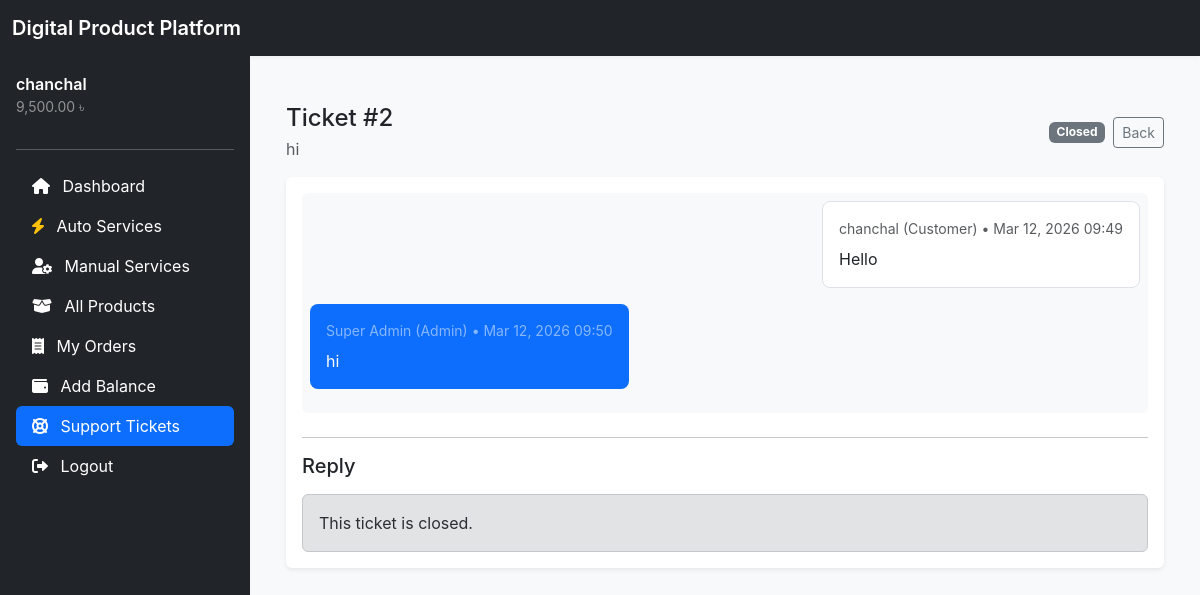
The app's page /support/ticket?id=2 (signed in) with its own data.
### tables this page shows
CREATE TABLE users (
                id INTEGER PRIMARY KEY AUTOINCREMENT,
                name TEXT NOT NULL,
                email TEXT NOT NULL UNIQUE,
                password TEXT NOT NULL,
                role_id INTEGER,
                wallet_balance REAL DEFAULT 0,
                status TEXT DEFAULT 'active', -- active, suspended, pending
                created_at DATETIME DEFAULT CURRENT_TIMESTAMP,
                FOREIGN KEY (role_id) REFERENCES roles(id)
            );

CREATE TABLE ticket_messages (
                id INTEGER PRIMARY KEY AUTOINCREMENT,
                ticket_id INTEGER,
                user_id INTEGER,
                message TEXT NOT NULL,
                attachment TEXT,
                created_at DATETIME DEFAULT CURRENT_TIMESTAMP,
                FOREIGN KEY (ticket_id) REFERENCES tickets(id) ON DELETE CASCADE,
                FOREIGN KEY (user_id) REFERENCES users(id)
            );

CREATE TABLE roles (
                id INTEGER PRIMARY KEY AUTOINCREMENT,
                name TEXT NOT NULL UNIQUE,
                description TEXT
            );

### core/Database.php (called while the page is built, shortened)
<?php
class Database {
    private static $instance = null;
    private function __construct() {
        try {
            $this->pdo = new PDO("sqlite:" . DB_PATH);
        } catch (PDOException $e) {
            die("Database Connection Error: " . $e->getMessage());
        }
    }
    public static function getInstance() {
        if (self::$instance === null) {
            self::$instance = new Database();
        }
        return self::$instance->pdo;
    }
}

### core/Wallet.php (called while the page is built, shortened)
<?php
class Wallet {
    private $db;
    public function __construct() {
        $this->db = Database::getInstance();
    }
    public function getBalance($user_id) {
        $stmt = $this->db->prepare("SELECT wallet_balance FROM users WHERE id = ?");
        $stmt->execute([$user_id]);
        return (float)$stmt->fetchColumn();
    }
}

### core/Helpers.php (called while the page is built, shortened)
<?php
class Helpers {
    public static function formatCurrency($amount) {
        return number_format($amount, 2) . ' ৳';
    }
}

### core/Support.php (called while the page is built, shortened)
<?php
class Support {
    private $db;
    public function __construct() {
        $this->db = Database::getInstance();
    }
    public function getTicketDetails($ticket_id) {
        $stmt = $this->db->prepare("
            SELECT t.*, u.name as customer_name, u.email as customer_email, u.wallet_balance, u.status as customer_status, r.name as customer_role
            FROM tickets t
            JOIN users u ON t.user_id = u.id
            JOIN roles r ON u.role_id = r.id
            WHERE t.id = ?
        ");
        $stmt->execute([$ticket_id]);
        $ticket = $stmt->fetch();
        if ($ticket) {
            $stmtMsg = $this->db->prepare("
                SELECT tm.*, u.name as author_name, r.name as role_name
                FROM ticket_messages tm
                JOIN users u ON tm.user_id = u.id
                JOIN roles r ON u.role_id = r.id
                WHERE tm.ticket_id = ? ORDER BY tm.id ASC
            ");
            $stmtMsg->execute([$ticket_id]);
            $ticket['messages'] = $stmtMsg->fetchAll();
        }
        return $ticket;
    }
}

### modules/support/ticket_view.php (the view, shortened to what this page needs)
<?php
$supportModel = new Support();
$ticket_id = isset($_GET['id']) ? (int)$_GET['id'] : 0;
$ticket = $supportModel->getTicketDetails($ticket_id);
include 'includes/app_header.php';
?>
<div class="container mt-4">
    <?php
        $status_class = 'secondary';
    ?>
    <div class="d-flex align-items-center justify-content-between mb-3">
        <div>
            <h4 class="mb-1">Ticket #<?php echo $ticket['id']; ?></h4>
            <div class="text-muted"><?php echo htmlspecialchars($ticket['subject']); ?></div>
        </div>
        <div class="d-flex align-items-center gap-2">
            <span class="badge bg-<?php echo $status_class; ?>">
                <?php echo ucfirst(str_replace('_', ' ', $ticket['status'])); ?>
            </span>
            <a href="<?php echo BASE_URL; ?>/support/tickets" class="btn btn-outline-secondary btn-sm">Back</a>
        </div>
    </div>
    <div class="card shadow-sm border-0">
        <div class="card-body">
            <div class="messages-container mb-4 p-2 rounded" style="max-height: 420px; overflow-y: auto; background: #f8f9fa;">
                <?php foreach ($ticket['messages'] as $msg): ?>
                    <?php $is_me = ($msg['user_id'] == $_SESSION['user_id']); ?>
                    <div class="d-flex mb-3 <?php echo $is_me ? 'justify-content-end' : ''; ?>">
                        <div class="p-3 rounded-3 <?php echo $is_me ? 'bg-white border' : 'bg-primary text-white'; ?>" style="max-width: 75%;">
                            <div class="small mb-2 <?php echo $is_me ? 'text-muted' : 'text-white-50'; ?>">
                                <?php echo htmlspecialchars($msg['author_name']); ?> (<?php echo htmlspecialchars($msg['role_name']); ?>) • <?php echo date('M d, Y H:i', strtotime($msg['created_at'])); ?>
                            </div>
                            <div><?php echo nl2br(htmlspecialchars($msg['message'])); ?></div>
                        </div>
                    </div>
                <?php endforeach; ?>
            </div>
            <hr>
            <h5 class="mb-3">Reply</h5>
            <?php if ($ticket['status'] === 'closed'): ?>
                <div class="alert alert-secondary mb-0">This ticket is closed.</div>
            <?php endif; ?>
        </div>
    </div>
</div>

### includes/user_sidebar.php (shortened to what this page needs)
<?php
$current_route = trim(parse_url($_SERVER['REQUEST_URI'], PHP_URL_PATH) ?? '', '/');
$base_path = trim(parse_url(BASE_URL, PHP_URL_PATH) ?? '', '/');
$page = str_replace($base_path, '', $current_route);
$page = trim($page, '/');
$wallet = new \Core\Wallet();
$balance = $wallet->getBalance($_SESSION['user_id']);
?>
<div class="admin-sidebar d-flex flex-column flex-shrink-0 p-3 text-white bg-dark">
    <div class="mb-3">
        <div class="fw-semibold"><?php echo $_SESSION['user_name']; ?></div>
        <div class="small text-white-50"><?php echo \Core\Helpers::formatCurrency($balance); ?></div>
    </div>
    <hr>
    <ul class="nav nav-pills flex-column mb-auto">
        <li class="nav-item">
            <a href="<?php echo BASE_URL; ?>/dashboard" class="nav-link text-white <?php echo ($page === 'dashboard') ? 'active' : ''; ?>">
                <i class="fas fa-home me-2"></i> Dashboard
            </a>
        </li>
        <li>
            <a href="<?php echo BASE_URL; ?>/products?type=auto" class="nav-link text-white <?php echo ($page === 'products' && isset($_GET['type']) && $_GET['type'] === 'auto') ? 'active' : ''; ?>">
                <i class="fas fa-bolt me-2 text-warning"></i> Auto Services
            </a>
        </li>
        <li>
            <a href="<?php echo BASE_URL; ?>/products?type=manual" class="nav-link text-white <?php echo ($page === 'products' && isset($_GET['type']) && $_GET['type'] === 'manual') ? 'active' : ''; ?>">
                <i class="fas fa-user-cog me-2"></i> Manual Services
            </a>
        </li>
        <li>
            <a href="<?php echo BASE_URL; ?>/products" class="nav-link text-white <?php echo ($page === 'products' && !isset($_GET['type'])) ? 'active' : ''; ?>">
                <i class="fas fa-box-open me-2"></i> All Products
            </a>
        </li>
        <li>
            <a href="<?php echo BASE_URL; ?>/order-history" class="nav-link text-white <?php echo ($page === 'order-history') ? 'active' : ''; ?>">
                <i class="fas fa-receipt me-2"></i> My Orders
            </a>
        </li>
        <li>
            <a href="<?php echo BASE_URL; ?>/deposit" class="nav-link text-white <?php echo ($page === 'deposit') ? 'active' : ''; ?>">
                <i class="fas fa-wallet me-2"></i> Add Balance
            </a>
        </li>
        <li>
            <a href="<?php echo BASE_URL; ?>/support/tickets" class="nav-link text-white <?php echo ($page === 'support/tickets' || $page === 'support/ticket') ? 'active' : ''; ?>">
                <i class="fas fa-life-ring me-2"></i> Support Tickets
            </a>
        </li>
        <li>
            <a href="<?php echo BASE_URL; ?>/logout" class="nav-link text-white">
                <i class="fas fa-sign-out-alt me-2"></i> Logout
            </a>
        </li>
    </ul>
</div>

### assets/css/style.css (style rules this page uses)
body { font-family: -apple-system, BlinkMacSystemFont, "Segoe UI", Roboto, "Helvetica Neue", Arial, sans-serif; background-color: #f8f9fa; color: #212529; }
.card { border: none; transition: box-shadow 0.2s; }
.admin-sidebar { position: fixed; top: 56px; left: 0; bottom: 0; width: 250px; background-color: #212529; color: white; padding: 1rem; transition: transform 0.3s ease; z-index: 1030; overflow-y: auto; }

### records on screen
users: wallet_balance "9,500.00 ৳"
ticket_messages: user.name "chanchal", roles.name "Customer", created_at "Mar 12, 2026 09:49", message "Hello"
ticket_messages: user.name "Super Admin", roles.name "Admin", created_at "Mar 12, 2026 09:50", message "hi"

### other values on screen
SITE_NAME "Digital Product Platform"
$_SESSION['user_name'] "chanchal"
$ticket['id'] "2"
$ticket['subject'] "hi"
str_replace('_', ' ', $ticket['status']) "Closed"
